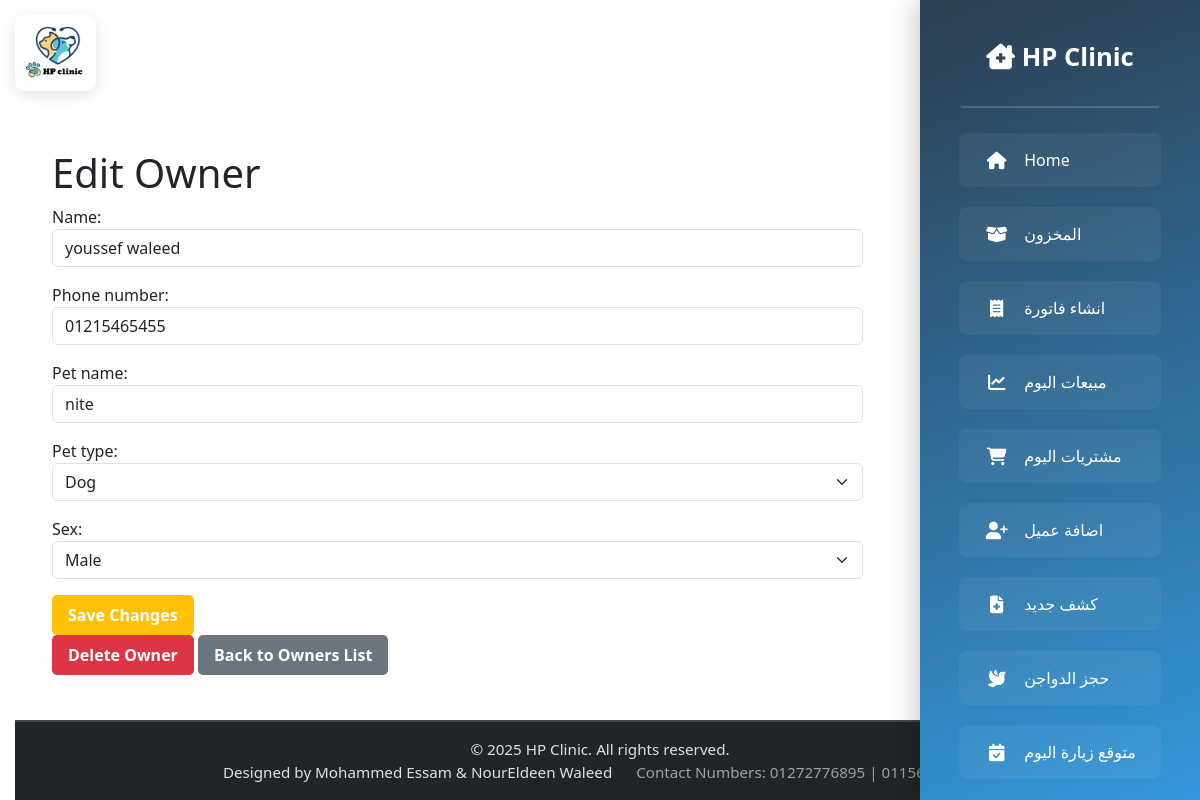
Page /owners/edit/15/ (signed in) on the committed database.
### owners/models.py (models this page shows, shortened)
class Owner(models.Model):
    SEX_CHOICES = [
        ('Male', 'Male'),
        ('Female', 'Female'),
        ('Not clear', 'Not clear'),
    ]
    name = models.CharField(max_length=100)
    phone_number = models.CharField(max_length=11)
    pet_name = models.CharField(max_length=100)
    pet_type = models.ForeignKey(PetType, on_delete=models.CASCADE)  # Change to CASCADE
    sex = models.CharField(max_length=10, choices=SEX_CHOICES)

class PetType(models.Model):
    name = models.CharField(max_length=50, unique=True)
    def __str__(self):
        return self.name

### vetlogin/views.py (the view)
# urls.py: path('owners/edit/<int:owner_id>/', views.edit_owner, name='edit_owner'),
@login_required(login_url='/login/')
def edit_owner(request, owner_id):
    owner = get_object_or_404(Owner, id=owner_id)
    if request.method == 'POST':
        form = OwnerForm(request.POST, instance=owner)
        if form.is_valid():
            form.save()
            return redirect('owners')
    else:
        form = OwnerForm(instance=owner)
    return render(request, 'ownerspage/edit_owner.html', {'form': form, 'owner': owner})

### owners/forms.py
class OwnerForm(forms.ModelForm):
    class Meta:
        model = Owner
        fields = ['name', 'phone_number', 'pet_name', 'pet_type', 'sex']
    def __init__(self, *args, **kwargs):
        super(OwnerForm, self).__init__(*args, **kwargs)
        self.fields['name'].widget.attrs.update({'class': 'form-control', 'placeholder': 'Owner Name'})
        self.fields['phone_number'].widget.attrs.update({'class': 'form-control', 'placeholder': 'Phone Number'})
        self.fields['pet_name'].widget.attrs.update({'class': 'form-control', 'placeholder': 'Pet Name'})
        self.fields['pet_type'].widget.attrs.update({'class': 'form-select'})
        self.fields['sex'].widget.attrs.update({'class': 'form-select'})

### templates/ownerspage/edit_owner.html (shortened to what this page needs)
{% extends 'base.html' %}
{% load static %}
{% block content %}
<h1>Edit Owner</h1>
<form method="POST">
    {{ form.as_p }}
    <button type="submit" class="btn btn-warning">Save Changes</button>
</form>
<form method="POST" action="{% url 'delete_owner' owner.id %}" style="display:inline;">
    <button type="submit" class="btn btn-danger">Delete Owner</button>
</form>
<a href="{% url 'owners' %}" class="btn btn-secondary">Back to Owners List</a>
{% endblock %}

### templates/base.html (style rules this page uses)
html, body { height: 100%; overflow-x: hidden; font-family: 'Segoe UI', Tahoma, Geneva, Verdana, sans-serif; }

### templates/ownerspage/edit_owner.html (style rules this page uses)
.btn { padding: 8px 16px; text-decoration: none; color: white; border-radius: 5px; font-weight: bold; }
.btn-warning { background-color: #ffc107; border: none; }
.btn-danger { background-color: #dc3545; border: none; }
.btn-secondary { background-color: #6c757d; border: none; }

### rows in the picture
Owner: name "youssef waleed", phone_number "01215465455", pet_name "nite", pet_type "Dog", sex "Male"
